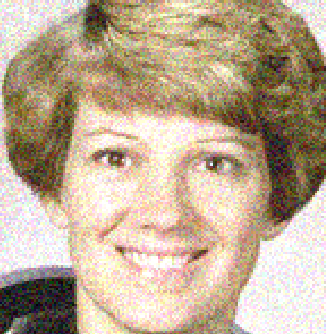
#> input picture Computer Vision/Assignment1/Codes/NlMeanDenoising/noisy_nlmd.png, 326 x 334 px
$ python NLMD.py
#> lines starting #> are read from the running program, lines starting #| are printed output that depends on the picture
import numpy as np
import cv2
from matplotlib import pyplot as plt

img = cv2.imread('noisy_nlmd.png')
#> img is the input picture: shape (334, 326, 3); mean B, G, R 147.7, 171.6, 190.6

dst = cv2.fastNlMeansDenoisingColored(img,None,10,10,7,21)
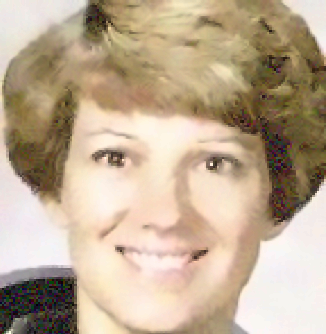
#> dst: shape (334, 326, 3); mean B, G, R 147.2, 171.4, 191

plt.subplot(121),plt.imshow(img)
plt.subplot(122),plt.imshow(dst)
plt.show()
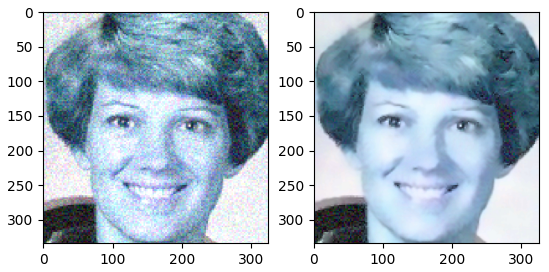
#> figure drawn by matplotlib, 2 panels; B, G, R data is drawn as R, G, B
